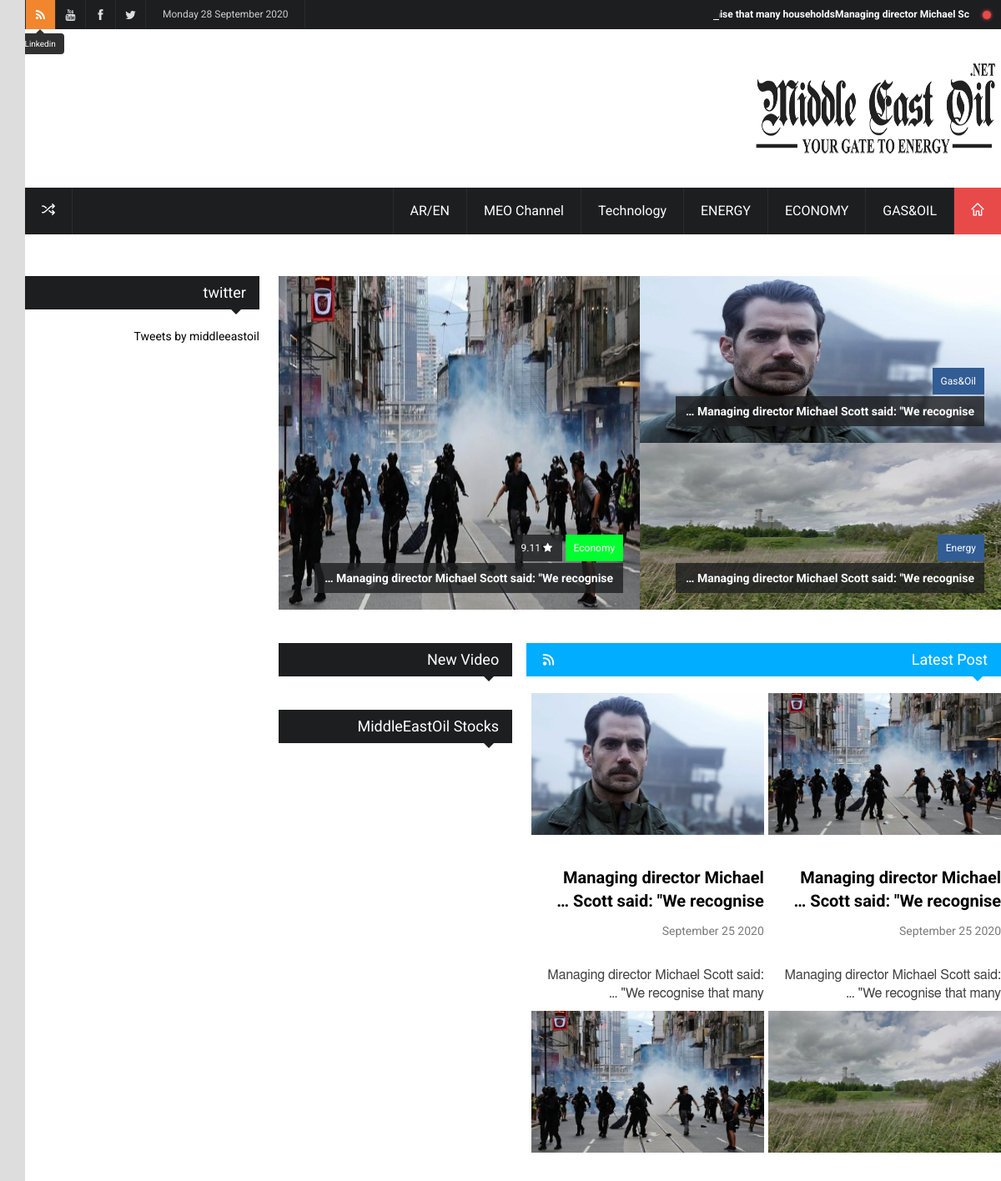
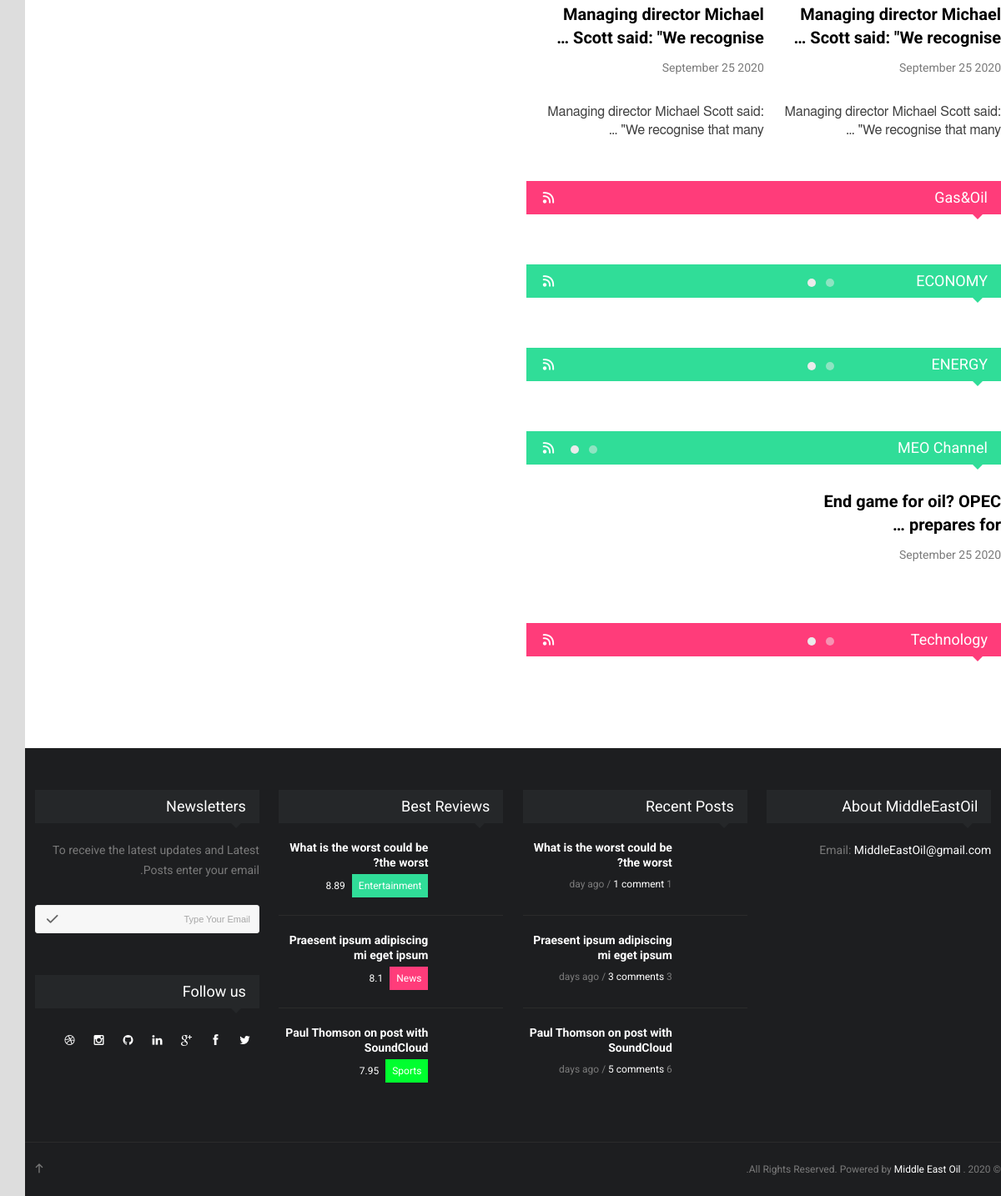
Screenshot of /arobic/ with the database file from the repository (2 pictures, top to bottom).
### arobic/models.py (models this page shows, shortened)
class LatestPost(models.Model):
    MY_CHOICES = ((1, 'Gas&Oil'),
              (2, 'Economy'),
              (3, 'Energy'),
              (5, 'Technology')
              )
    title = models.CharField(max_length=100)
    content = models.TextField()
    post_pic = models.ImageField(default='welcome.gif',null=True,blank=True)
    category = MultiSelectField(choices=MY_CHOICES,
                         max_choices=4,
                         max_length=30,null=True,blank=True)
    date_posted = models.DateTimeField(default=timezone.now)
    header = models.BooleanField(blank=True,null=True,default=True)

class MEOCHANNEL(models.Model):
    title = models.CharField(max_length=100)
    video = EmbedVideoField(blank=True)
    date_posted = models.DateTimeField(default=timezone.now)

### arobic/views.py (the view)
# urls.py: path('', views.arindex, name='arindex'),
def arindex(request):
    header=[]
    l=LatestPost.objects.filter(header=True).order_by('-date_posted')[:1]
    ll=LatestPost.objects.all().order_by('-date_posted')[1:2]
    lll=LatestPost.objects.filter(header=True).order_by('date_posted').reverse()[1:3]
    posts=LatestPost.objects.all().order_by('date_posted').reverse()[:4]
    bb=LatestPost.objects.all().order_by('-date_posted')[:5]
    video1=MEOCHANNEL.objects.all().order_by('-date_posted')[:1]
    if request.method == 'GET':
        category=['1']
        gass=LatestPost.objects.order_by('-date_posted').filter(category=category)[:2]
    try:
        if request.method =='GET':
            category=['2']
            p=LatestPost.objects.order_by('-date_posted').filter(category=category)[:2]
    except:
        pass
    try:
        if request.method =='GET':
            category=['3']
            c=LatestPost.objects.order_by('-date_posted').filter(category=category)[:2]
    except:
        pass
    try:
        if request.method =='GET':
            category=['5']
            e=LatestPost.objects.order_by('-date_posted').filter(category=category)[:2]
    except:
        pass
    try:
        if request.method =='GET':
            video=MEOCHANNEL.objects.all().order_by('-date_posted')[:2]
    except:
        pass
    context={'gass':gass,'p':p,'c':c,'e':e,'video':video,'posts':posts,'l':l,'ll':ll,'bb':bb,'lll':lll,'video1':video1}
    return render(request, 'arobic/index1.html',context)

### base/templates/arobic/index1.html (shortened to what this page needs)
{% load static %}
{% load embed_video_tags %}
<!DOCTYPE html>
<html xmlns="http://www.w3.org/1999/xhtml" lang="en-US">
<head>
		<link rel="stylesheet" type="text/css" href="{% static 'css/style.css'%}" media="screen" />
		<link rel="stylesheet" type="text/css" href="{% static 'css/styles/icons.css'%}" media="screen" />
		<link rel="stylesheet" type="text/css" href="{% static 'css/styles/animate.css'%}" media="screen" />
		<link rel="stylesheet" type="text/css" href="{% static 'css/styles/responsive.css'%}" media="screen" />
		<link rel="stylesheet" type="text/css" href="{% static 'css/styles/rtl.css'%}" media="screen" />
</head>
<body>
	<div id="layout" class="boxed">
		<header id="header">
			<div class="a_head">
				<div class="row clearfix">
					<div class="breaking_news righter">
						<div class="freq_out">
							<div class="freq"><div class="inner_f"></div><div id="layerBall"></div></div>
						</div>
            {% for post in posts %}
						<ul id="js-news-rtl" class="js-hidden">
                <li><a href="">{{post.title}}</a></li>
						</ul>
              {% endfor %}
					</div>
					<div class="right_bar">
						<div class="social social_head">
							<a href="https://twitter.com/middleeastoil" class="bottomtip" title="Twitter"><i class="fa-twitter"></i></a>
							<a href="https://www.facebook.com/middleeastoil.net" class="bottomtip" title="Facebook"><i class="fa-facebook"></i></a>
							<a href="https://www.youtube.com/channel/UCg6PYIAN4wTuuhNn_y4yMvQ" class="bottomtip" title="Google Plus"><i class="fa-youtube"></i></a>
							<a href="https://www.rss.com" class="bottomtip" title="Linkedin"><i class="fa-rss"></i></a>
						</div>
						<span id="date_time"></span>
					</div>
				</div>
			</div>
			<div class="b_head">
				<div class="row clearfix">
					<div class="logo">
						<a href="{% url 'arobic:arindex'%}" title=""><img src="{% static 'images/logo.png'%}" alt=""></a>
					</div>
				</div>
			</div>
			<div class="row clearfix">
				<div class="sticky_true">
					<div class="c_head clearfix">
            <nav >
              <ul class="sf-menu">
                <li class="current colordefault home_class"><a href="{% url 'arobic:arindex'%}"><i class="icon-home"></i></a>
                </li>
                <li class="color2"><a href="{% url 'arobic:argas'%}">GAS&OIL</a>
                </li>
                <li class="color3"><a href="{% url 'arobic:arcripto'%}">ECONOMY </a>
                </li>
                <li class="color4"><a href="{% url 'arobic:arenorgy'%}">ENERGY </a>
                </li>
                <li class="color6"><a href="{% url 'arobic:artech'%}">Technology</a></li>
                <li class="color6"><a href="{% url 'arobic:armeo'%}">MEO Channel </a></li>
                  <li class="color6"><a href="{% url 'index'%}">AR/EN </a></li>
              </ul>
            </nav>
						<div class="right_icons">
							<a class="random_post bottomtip" href="#" title="Random Post"><i class="icon-media-shuffle"></i></a>
						</div>
					</div>
				</div>
			</div>
		</header>
    		<div class="page-content">
    			<div class="row clearfix">
    				<div class="grid_9 alpha">
    					<div class="ipress_slider mbf">
    						<div class="slider_a owl-carouseltheme">
    				     {% for post in l %}
    							<div class="item clearfix">
    								<div class="half">
    									<div class="slide_details">
    										<a class="cat color4" href="{% url 'arobic:arlatestpost' post.id %}" title="View all posts under Sports">{{ post.category }}</a>
    										<span class="post_rating" href="#" title="Rating"><i class="fa fa-star"></i> 9.11</span>
    										<h3><a href="{% url 'arobic:arlatestpost' post.id %}">{{post.title|truncatewords:7 }}</a></h3>
    									</div>
    									<a href="{% url 'arobic:arlatestpost' post.id %}"><img style="width:600px;height:400px;" src="{{post.post_pic.url}}" alt=""></a>
    								</div>
    								   {% endfor %}
                     	 {% for post in lll %}
    								<div class="half">
    									<div class="slide_details">
    										<a class="cat color6" href="{% url 'arobic:arlatestpost' post.id %}" title="View all posts under TV">{{post.category}}</a>
    										<h3><a href="{% url 'arobic:arlatestpost' post.id %}">{{post.title|truncatewords:7 }}</a></h3>
    									</div>
    									<a href="{% url 'arobic:arlatestpost' post.id %}"><img style="width:500px;height:200px;" src="{{post.post_pic.url}}"  alt="" class="hhh"></a>
    								</div>
    								 {% endfor %}
    							</div>
    						</div>
    					</div>
					<div class="grid_8 alpha posts">
            <div class="posts_block mbf clearfix">
              <div class="title color5">
                <h4>Latest Post </h4>
                <a href="#" class="feed toptip" title="RSS Feed"><i class="icon-feed"></i></a>
              </div>
              {% for post in posts %}
              <div class="grid_6 alpha">
                <div class="mb float-shadow"><a href="{% url 'arobic:arlatestpost' post.id %}"><img style="width:400px;height:170px;" src="{{post.post_pic.url}}" alt=""></a></div>
                <div class="post_m_content">
                  <h3> <a href="{% url 'arobic:arlatestpost' post.id %}">{{post.title|truncatewords:7 }}</a> </h3>
                  <div class="meta mb"> {{post.date_posted| date:"F d Y"}}   <a href="{% url 'arobic:arlatestpost' post.id %}"></a> </div>
                   <p > {{ post.content|safe|truncatewords_html:9 }} </p>
                </div>
              </div>
              {% endfor %}
            </div>
            <div class="posts_block mbf clearfix">
              <div class="title color3">
                <a href="{% url 'arobic:argas'%}"><h4>Gas&Oil</h4></a>
                <a href="#" class="feed toptip" title="RSS Feed"><i class="icon-feed"></i></a>
              </div>
            </div>
            <div class="posts_block mbf clearfix">
              <div class="title color1">
                <a href="{% url 'arobic:arcripto'%}"><h4>ECONOMY</h4></a>
                <a href="#" class="feed toptip" title="RSS Feed"><i class="icon-feed"></i></a>
              </div>
            </div>
            						<div class="posts_block mbf clearfix">
            							<div class="title color1">
            								<a href="{% url 'arobic:arenorgy'%}"><h4>ENERGY</h4></a>
            								<a href="#" class="feed toptip" title="RSS Feed"><i class="icon-feed"></i></a>
            							</div>
            						</div>
                        <div class="posts_block mbf clearfix">
                          <div class="title color1">
                            <a href="{% url 'arobic:armeo'%}"></a><h4>MEO Channel</h4>
                            <a href="#" class="feed toptip" title="RSS Feed"><i class="icon-feed"></i></a>
                          </div>
                            {% for post in video %}
                          <div class="grid_6 alpha">
                            <div class="post_m_content">
                              <h3> <a href="">{{post.title|truncatewords:7 }}</a> </h3>
                              <div class="meta mb"> {{post.date_posted| date:"F d Y"}}   <a href=""></a> </div>
                            </div>
                          </div>
                            {% endfor %}
                        </div>
                        <div class="posts_block mbf clearfix">
                          <div class="title color3">
                            <a href="{% url 'arobic:artech'%}"><h4>Technology</h4></a>
                            <a href="#" class="feed toptip" title="People RSS Feed"><i class="icon-feed"></i></a>
                          </div>
                        </div>
					</div>
					<div class="grid_4 omega sidebar sidebar_b">
						<div class="widget">
							<div class="title"><h4>New Video</h4></div>
            </div>
						<div class="widget">
              <div class="title"><h4>MiddleEastOil Stocks</h4></div>
                   <br><br><br><br>
               <br><br><br><br>
						</div>
					</div>
				</div>
				<div class="grid_3 omega sidebar sidebar_a">
					<div class="widget">
              <div class="title"><h4>twitter</h4></div>
          <a class="twitter-timeline" data-height="1300" href="https://twitter.com/middleeastoil?ref_src=twsrc%5Etfw">Tweets by middleeastoil</a> <script async src="https://platform.twitter.com/widgets.js" charset="utf-8"></script>
					</div>
				</div>
			</div>
		</div>
		<footer id="footer">
			<div class="row clearfix">
				<div class="grid_3">
					<div class="widget">
						<div class="title"><h4>About MiddleEastOil</h4></div>
<p>Email:	<a href="contact.html">MiddleEastOil@gmail.com</a> </p>
					</div>
				</div>
				<div class="grid_3">
					<div class="widget">
						<div class="title"><h4>Recent Posts</h4></div>
						<ul class="small_posts">
							<li class="clearfix">
								<a class="s_thumb float-shadow" href="single_post.html"><img width="70" height="70" src="images/assets/thumb4.jpg" alt="#"></a>
								<h3><a href="single_post.html">What is the worst could be the worst?</a></h3>
								<div class="meta mb"> 1 day ago  /  <a href="single_post.html">1 comment</a> </div>
							</li>
							<li class="clearfix">
								<a class="s_thumb float-shadow" href="single_post.html"><img width="70" height="70" src="images/assets/thumb5.jpg" alt="#"></a>
								<h3><a href="single_post.html">Praesent ipsum adipiscing mi eget ipsum</a></h3>
								<div class="meta mb"> 3 days ago  /  <a href="single_post.html">3 comments</a> </div>
							</li>
							<li class="clearfix">
								<a class="s_thumb float-shadow" href="single_post.html"><img width="70" height="70" src="images/assets/thumb6.jpg" alt="#"></a>
								<h3><a href="single_post.html">Paul Thomson on post with SoundCloud</a></h3>
								<div class="meta mb"> 6 days ago  /  <a href="single_post.html">5 comments</a> </div>
							</li>
						</ul>
					</div>
				</div>
				<div class="grid_3">
					<div class="widget">
						<div class="title"><h4>Best Reviews</h4></div>
						<ul class="small_posts">
							<li class="clearfix">
								<a class="s_thumb float-shadow" href="single_post.html"><img width="70" height="70" src="images/assets/thumb13.jpg" alt="#"></a>
								<h3><a href="single_post.html">What is the worst could be the worst?</a></h3>
								<div class="meta mb"> <a class="cat color1" href="#" title="View all posts under Entertainment">Entertainment</a><span class="post_rating" href="#" title="Rating">8.89</span> </div>
							</li>
							<li class="clearfix">
								<a class="s_thumb float-shadow" href="single_post.html"><img width="70" height="70" src="images/assets/thumb12.jpg" alt="#"></a>
								<h3><a href="single_post.html">Praesent ipsum adipiscing mi eget ipsum</a></h3>
								<div class="meta mb"> <a class="cat color3" href="#" title="View all posts under News">News</a><span class="post_rating" href="#" title="Rating">8.1</span> </div>
							</li>
							<li class="clearfix">
								<a class="s_thumb float-shadow" href="single_post.html"><img width="70" height="70" src="images/assets/thumb11.jpg" alt="#"></a>
								<h3><a href="single_post.html">Paul Thomson on post with SoundCloud</a></h3>
								<div class="meta mb"> <a class="cat color4" href="#" title="View all posts under Sports">Sports</a><span class="post_rating" href="#" title="Rating">7.95</span> </div>
							</li>
						</ul>
					</div>
				</div>
				<div class="grid_3">
					<div class="widget">
						<div class="title"><h4>Newsletters</h4></div>
						<p> To receive the latest updates and Latest Posts enter your email. </p>
						<form id="newsletters" method="post" action="http://feedburner.google.com/fb/a/mailverify" target="popupwindow" onsubmit="window.open('http://feedburner.google.com/fb/a/mailverify?uri=sevenpsd', 'popupwindow', 'scrollbars=yes,width=550,height=520');return true">
							<input type="email" onfocus="if (this.value=='Type Your Email') this.value = '';" onblur="if (this.value=='') this.value = 'Type Your Email';" value="Type Your Email" placeholder="Type Your Email" required="required">
							<button type="submit"><i class="icon-checkmark"></i></button>
						</form>
					</div>
					<div class="widget">
						<div class="title"><h4>Follow us</h4></div>
						<div class="social">
							<a href="#" class="toptip" title="Twitter"><i class="fa-twitter"></i></a>
							<a href="#" class="toptip" title="Facebook"><i class="fa-facebook"></i></a>
							<a href="#" class="toptip" title="Google Plus"><i class="fa-google-plus"></i></a>
							<a href="#" class="toptip" title="Linkedin"><i class="fa-linkedin"></i></a>
							<a href="#" class="toptip" title="Github"><i class="fa-github"></i></a>
							<a href="#" class="toptip" title="instagram"><i class="fa-instagram"></i></a>
							<a href="#" class="toptip" title="Dribbble"><i class="fa-dribbble"></i></a>
						</div>
					</div>
				</div>
			</div>
			<div class="row clearfix">
				<div class="footer_last">
					<span class="copyright">© 2020 <a href=""></a>. All Rights Reserved. Powered by <a href="">Middle East Oil</a>.</span>
					<div id="toTop" class="toptip" title="Back to Top"><i class="icon-arrow-thin-up"></i></div>
				</div>
			</div>
		</footer>
	</div>
</body>
</html>

### static/css/styles/rtl.css (style rules this page uses)
body { direction: rtl }
.logo, .sf-menu li, .grid_1, .grid_2, .grid_3, .grid_4, .grid_5, .grid_6, .grid_7, .grid_8, .grid_9, .grid_10, .grid_11, .grid_12, .sf-menu, .counter i, .freq_out, .share_post span { float: right }
.right_bar .lang, .social_head, #date_time, .ads, #header .search, .right_icons a { float: left }
.sf-menu li { border-right: 0;border-left: 1px solid #2B2B2B }
.search_icon i, .right_icons a { border-right: 1px solid #2B2B2B;border-left: 0 }
#date_time { border-right: 1px solid #2B2B2B }
.ipress_slider .slide_details { text-align: right;right: 0 }
.alpha { margin-left: 1% !important;margin-right: 0 !important }
.omega { margin-right: 1% !important;margin-left: 0 !important }
.small_posts .s_thumb { float: right;margin: 0 0 20px 20px }
.posts .title .feed { right: auto;left: 18px }
.posts .title:after, .widget .title:after { left: auto;right: 22px }
#newsletters button { right: auto;left: 14px }
#footer .social a { float: right }
#toTop { float: left }
.copyright { float: right }
.right_icons { left: 0;right: auto }

### rows the page displays
LatestPost: title "Managing director Michael Scott said: \"We recognise that many householdsManaging director Michael Sc", category "Economy", title "Managing director Michael Scott said: \"We recognise …", post_pic (picture), date_posted "September 25 2020", content "Managing director Michael Scott said: \"We recognise that many …"
LatestPost: category "Gas&Oil", title "Managing director Michael Scott said: \"We recognise …", post_pic (picture), date_posted "September 25 2020", content "Managing director Michael Scott said: \"We recognise that many …"
LatestPost: category "Energy", title "Managing director Michael Scott said: \"We recognise …", post_pic (picture), date_posted "September 25 2020", content "Managing director Michael Scott said: \"We recognise that many …"
LatestPost: post_pic (picture), title "Managing director Michael Scott said: \"We recognise …", date_posted "September 25 2020", content "Managing director Michael Scott said: \"We recognise that many …"
MEOCHANNEL: title "End game for oil? OPEC prepares for …", date_posted "September 25 2020"
